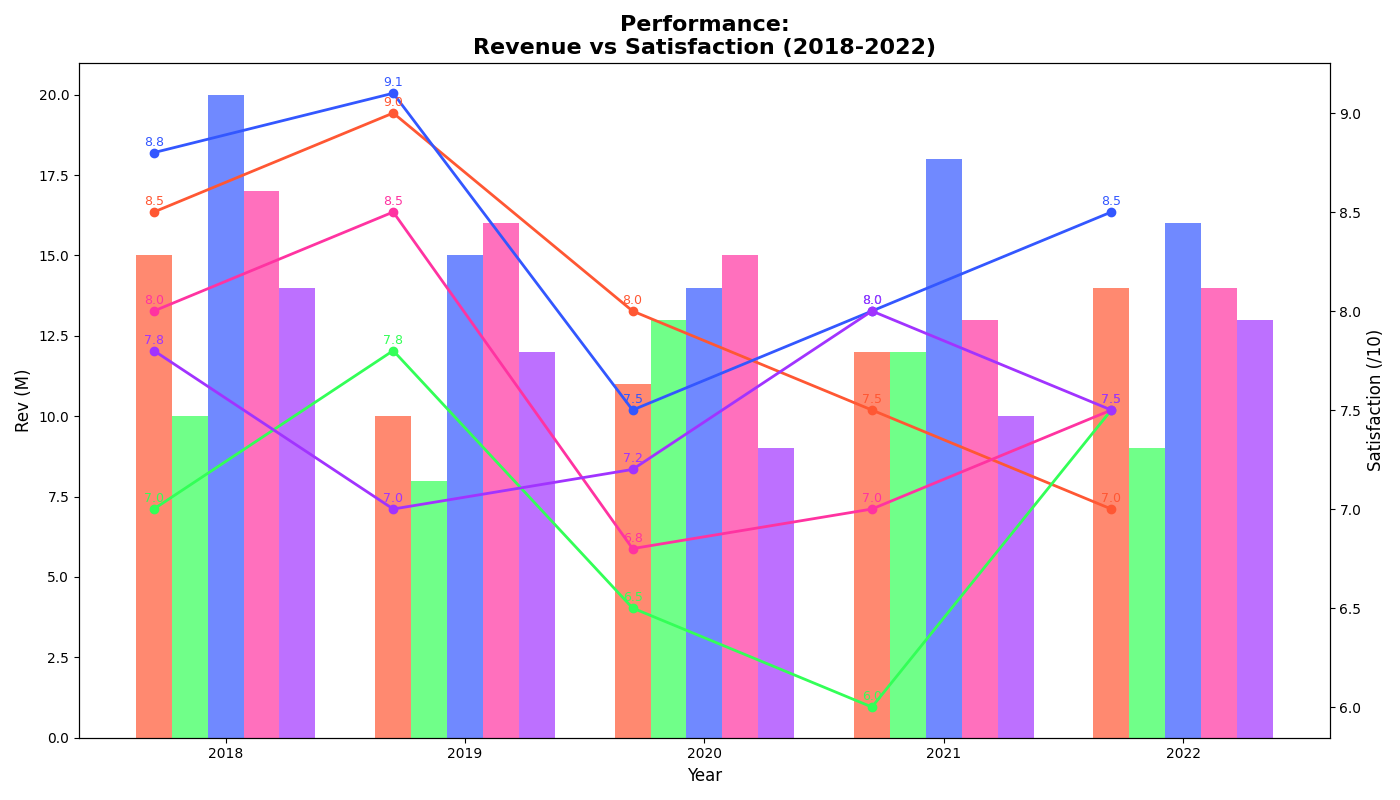

Python code for this plot:
import matplotlib.pyplot as plt
import numpy as np

years = np.array([2018, 2019, 2020, 2021, 2022])
stores = ["A", "B", "C", "D", "E"]

revenue = np.array([
    [15, 10, 11, 12, 14],  
    [10, 8, 13, 12, 9],    
    [20, 15, 14, 18, 16],  
    [17, 16, 15, 13, 14],  
    [14, 12, 9, 10, 13],   
])

satisfaction_scores = np.array([
    [8.5, 9, 8, 7.5, 7],   
    [7, 7.8, 6.5, 6, 7.5], 
    [8.8, 9.1, 7.5, 8, 8.5], 
    [8, 8.5, 6.8, 7, 7.5], 
    [7.8, 7, 7.2, 8, 7.5], 
])

fig, ax1 = plt.subplots(figsize=(14, 8))

colors = ['#FF5733', '#33FF57', '#3357FF', '#FF33A1', '#A133FF']
bar_width = 0.15
for idx, store in enumerate(stores):
    ax1.bar(years + idx*bar_width, revenue[idx], width=bar_width, color=colors[idx], alpha=0.7)

ax1.set_title('Performance:\nRevenue vs Satisfaction (2018-2022)', fontsize=16, fontweight='bold')
ax1.set_xlabel('Year', fontsize=12)
ax1.set_ylabel('Rev (M)', fontsize=12)
ax1.set_xticks(years + bar_width*(len(stores)-1)/2)
ax1.set_xticklabels(years)

ax2 = ax1.twinx()
ax2.set_ylabel('Satisfaction (/10)', fontsize=12)

for idx in range(len(stores)):
    ax2.plot(years, satisfaction_scores[idx], marker='o', linestyle='-', linewidth=2, color=colors[idx])
    for x, y in zip(years, satisfaction_scores[idx]):
        ax2.annotate(f'{y}', xy=(x, y), xytext=(0, 5), textcoords='offset points', fontsize=9, color=colors[idx], ha='center')

plt.tight_layout()
plt.show()
